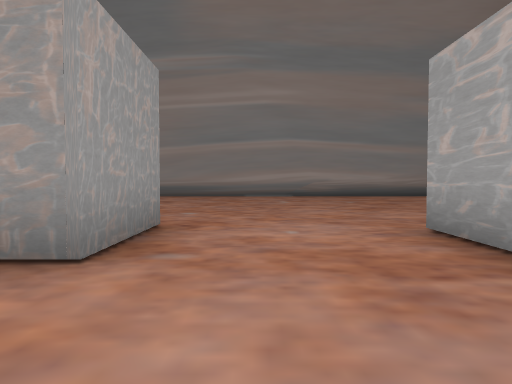
[1] (above)

22 first-person views from a walk through a Unity game level. The camera is 1.2 m above the floor, tilts 2° down and sees 75° across. The floor is counted in squares, 2 m on a side. Each view is taken from the middle of a square. On the plan, view 1 faces up. The plan holds only what a view shows up to about 10 squares ahead; the rest is blank. The place goes on beyond the plan. The player is left out.

[2]
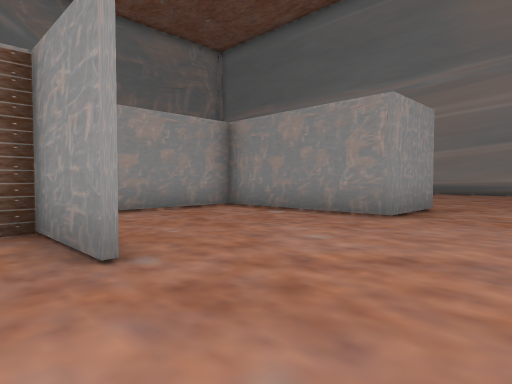

[3]
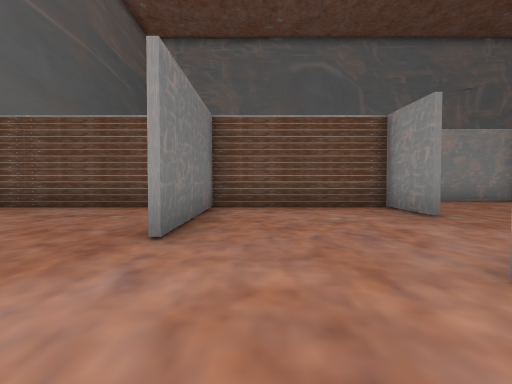

[4]
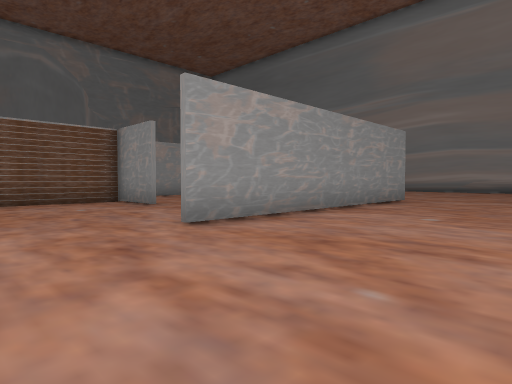

[5]
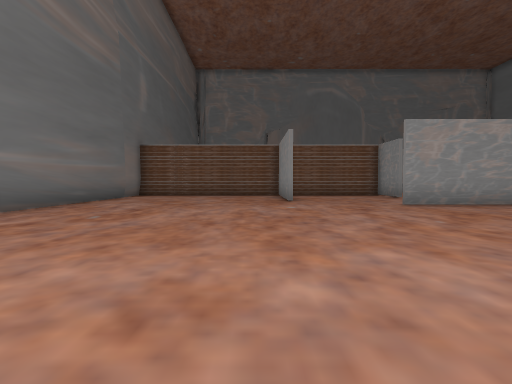

[6]
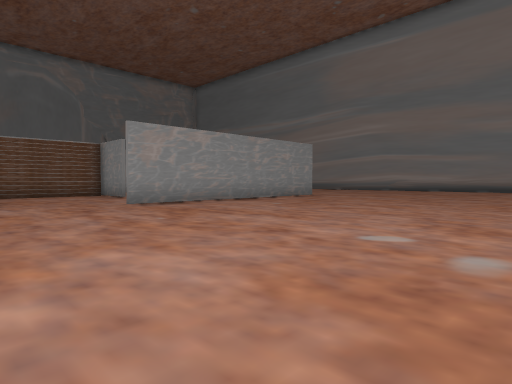

[7]
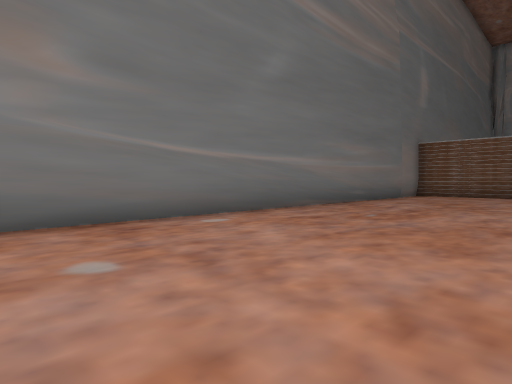

[8]
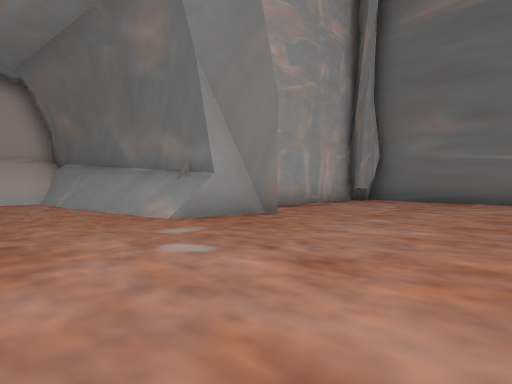

[9]
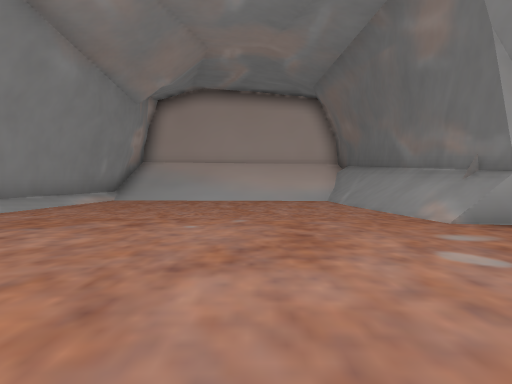

[10]
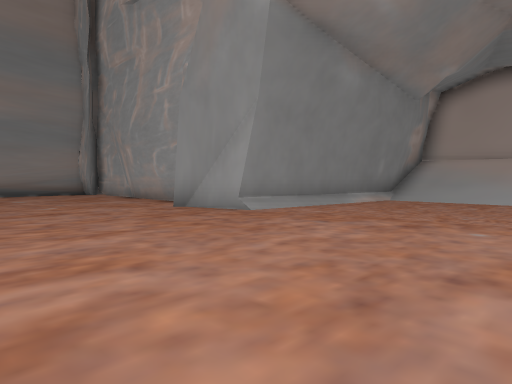

[11]
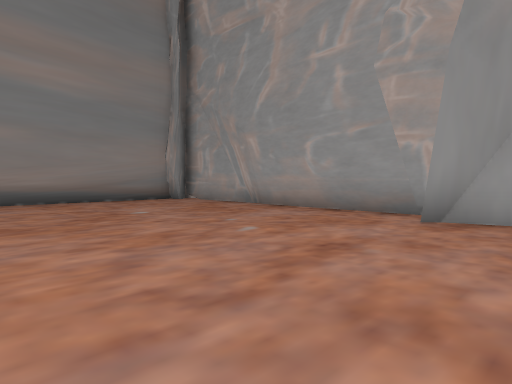

[12]
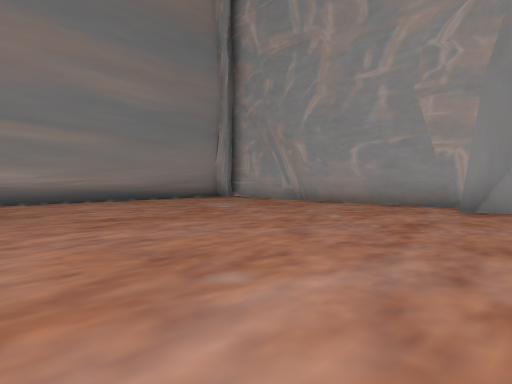

[13]
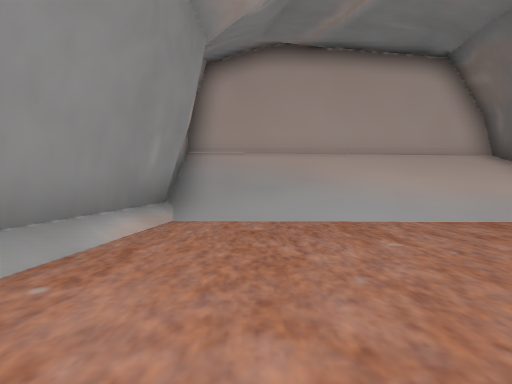

[14]
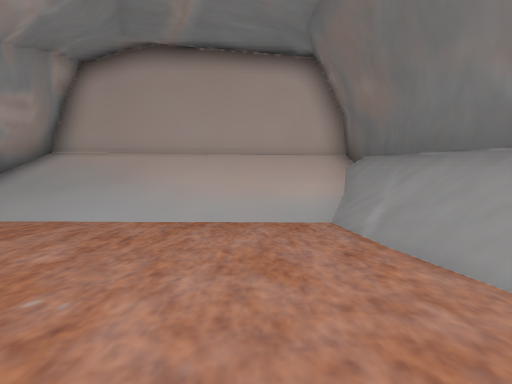

[15]
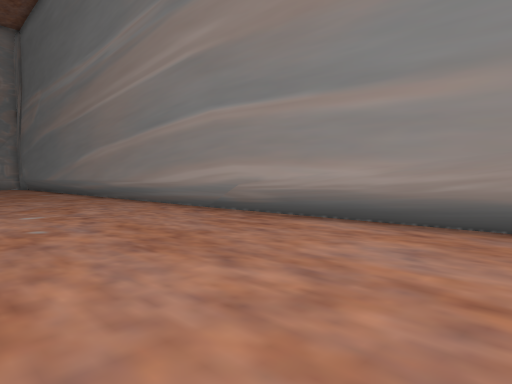

[16]
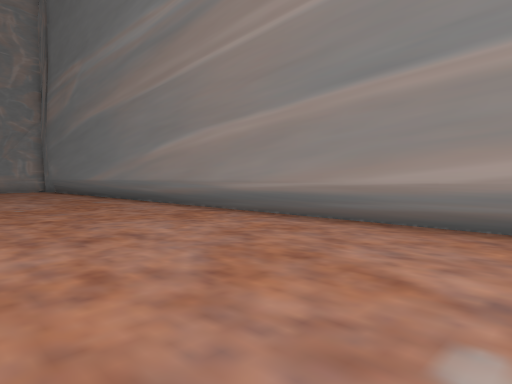

[17]
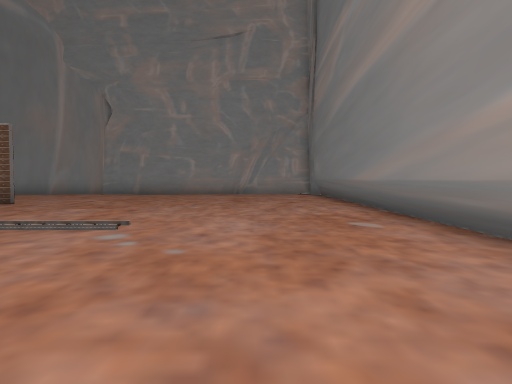

[18]
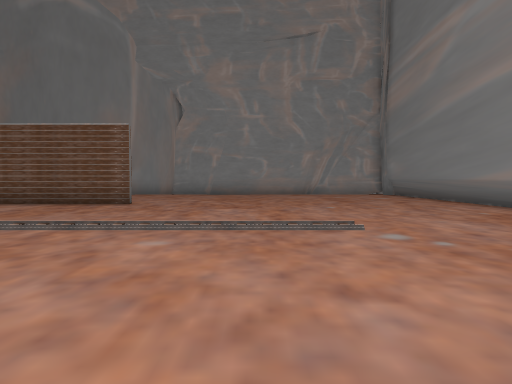

[19]
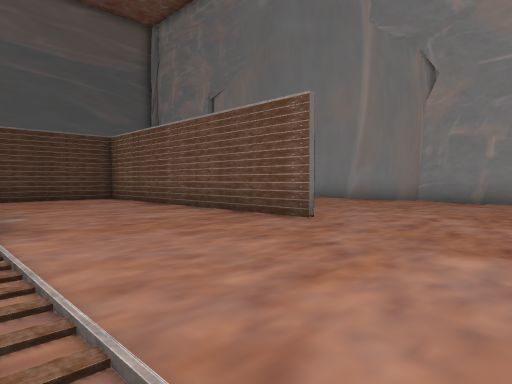

[20]
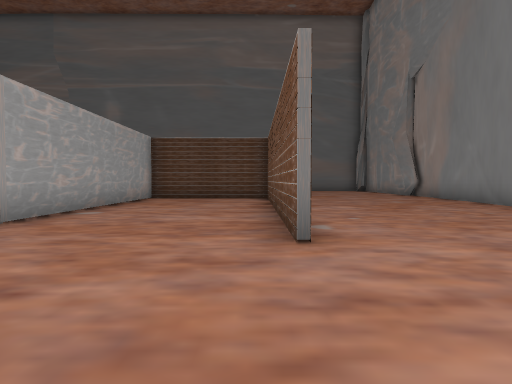

[21]
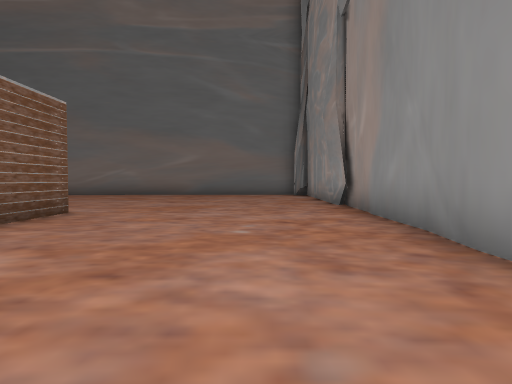

[22]
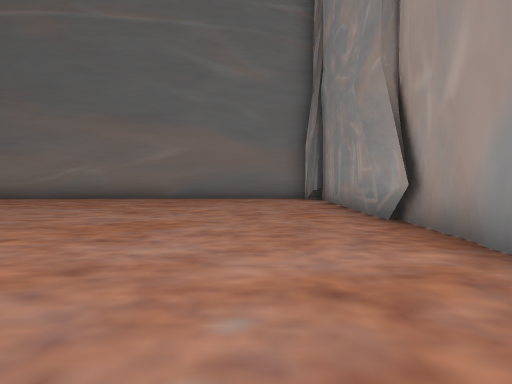

### Floor plan
Key: @ floor where view 1 was taken; # wall or solid block; . floor; / step, stairs or slope; = window, fence, low wall or low ledge; ^ raised ledge.
Columns run from 18 left of view 1 to 21 right of it. Each row starts with its distance up from view 1.
 13     #########################
 12     .........................
 11     .........................#
 10     .........................#
  9     .........................#
  8     .......... ..............#
  7     ........... .............#
  6 #.............  .............#
  5 #............    ............#
  4 #...........     #..#........#
  3 #.....#...   #####..#........###########
  2  .....#...# .#......#............./////#
  1  .....#...# .#......#............./////#
  0  .....#...# .#....@.#............./////#
 -1 #.....#...#   ......#............./////^
 -2 #.....#...#    ##...#............./////^
 -3 #.....#...#    #....#............./////^
 -4 #.....#####    #.................//////^
 -5 #......        #.............//////////=
 -6 #......        ####..........####=######
 -7 #.......       #.............#
 -8 #.......       #.............#
 -9 #........      #.............#
-10 #.........     #.............#
-11 #.........     #  ...........#
-12                   ############

Positions as (right, up) in squares from view 1, and headings:
1: (0, 0), facing up
2: (1, -3), facing up-left
3: (4, -5), facing left
4: (6, -6), facing up-left
5: (10, -7), facing left
6: (10, -7), facing up-left
7: (10, -7), facing down-left
8: (6, -2), facing down-right
9: (6, -2), facing right
10: (6, -2), facing up-right
11: (5, 3), facing up-right
12: (3, 3), facing up-right
13: (11, 1), facing right
14: (11, -3), facing right
15: (7, 8), facing up-left
16: (1, 8), facing up-left
17: (-4, 10), facing left
18: (-4, 7), facing left
19: (-8, 7), facing down-left
20: (-12, 7), facing down
21: (-16, 2), facing down
22: (-16, -1), facing down
